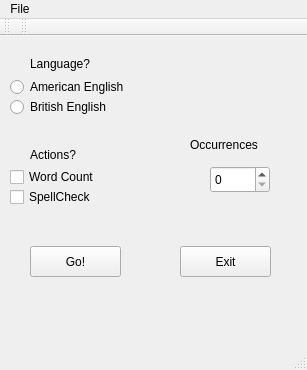
<?xml version="1.0" encoding="UTF-8"?>
<ui version="4.0">
 <class>MainWindow</class>
 <widget class="QMainWindow" name="MainWindow">
  <property name="geometry">
   <rect>
    <x>0</x>
    <y>0</y>
    <width>307</width>
    <height>370</height>
   </rect>
  </property>
  <property name="windowTitle">
   <string>MainWindow</string>
  </property>
  <widget class="QWidget" name="centralWidget">
   <widget class="QPushButton" name="pushButton">
    <property name="geometry">
     <rect>
      <x>30</x>
      <y>210</y>
      <width>91</width>
      <height>31</height>
     </rect>
    </property>
    <property name="text">
     <string>Go!</string>
    </property>
   </widget>
   <widget class="QPushButton" name="pushButton_2">
    <property name="geometry">
     <rect>
      <x>180</x>
      <y>210</y>
      <width>91</width>
      <height>31</height>
     </rect>
    </property>
    <property name="text">
     <string>Exit</string>
    </property>
   </widget>
   <widget class="QCheckBox" name="checkBox">
    <property name="geometry">
     <rect>
      <x>10</x>
      <y>150</y>
      <width>111</width>
      <height>22</height>
     </rect>
    </property>
    <property name="text">
     <string>SpellCheck</string>
    </property>
   </widget>
   <widget class="QCheckBox" name="checkBox_2">
    <property name="geometry">
     <rect>
      <x>10</x>
      <y>130</y>
      <width>111</width>
      <height>22</height>
     </rect>
    </property>
    <property name="toolTip">
     <string>&lt;html&gt;&lt;head/&gt;&lt;body&gt;&lt;p&gt;SpellCheck must be run for wordcount to run&lt;/p&gt;&lt;/body&gt;&lt;/html&gt;</string>
    </property>
    <property name="text">
     <string>Word Count</string>
    </property>
   </widget>
   <widget class="QRadioButton" name="radioButton">
    <property name="geometry">
     <rect>
      <x>10</x>
      <y>40</y>
      <width>151</width>
      <height>22</height>
     </rect>
    </property>
    <property name="text">
     <string>American English</string>
    </property>
   </widget>
   <widget class="QRadioButton" name="radioButton_2">
    <property name="geometry">
     <rect>
      <x>10</x>
      <y>60</y>
      <width>141</width>
      <height>22</height>
     </rect>
    </property>
    <property name="text">
     <string>British English</string>
    </property>
   </widget>
   <widget class="QSpinBox" name="spinBox">
    <property name="geometry">
     <rect>
      <x>210</x>
      <y>130</y>
      <width>60</width>
      <height>27</height>
     </rect>
    </property>
    <property name="toolTip">
     <string>&lt;html&gt;&lt;head/&gt;&lt;body&gt;&lt;p&gt;Top Occurrences&lt;/p&gt;&lt;/body&gt;&lt;/html&gt;</string>
    </property>
    <property name="whatsThis">
     <string>&lt;html&gt;&lt;head/&gt;&lt;body&gt;&lt;p&gt;&lt;br/&gt;&lt;/p&gt;&lt;/body&gt;&lt;/html&gt;</string>
    </property>
   </widget>
   <widget class="QLabel" name="label">
    <property name="geometry">
     <rect>
      <x>30</x>
      <y>20</y>
      <width>231</width>
      <height>16</height>
     </rect>
    </property>
    <property name="text">
     <string>Language?</string>
    </property>
   </widget>
   <widget class="QLabel" name="label_2">
    <property name="geometry">
     <rect>
      <x>30</x>
      <y>110</y>
      <width>66</width>
      <height>17</height>
     </rect>
    </property>
    <property name="text">
     <string>Actions?</string>
    </property>
   </widget>
   <widget class="QLabel" name="label_3">
    <property name="geometry">
     <rect>
      <x>190</x>
      <y>100</y>
      <width>101</width>
      <height>17</height>
     </rect>
    </property>
    <property name="text">
     <string>Occurrences</string>
    </property>
   </widget>
  </widget>
  <widget class="QMenuBar" name="menuBar">
   <property name="geometry">
    <rect>
     <x>0</x>
     <y>0</y>
     <width>307</width>
     <height>25</height>
    </rect>
   </property>
   <widget class="QMenu" name="menuFile">
    <property name="title">
     <string>File</string>
    </property>
    <addaction name="actionImport_File"/>
    <addaction name="actionExit"/>
   </widget>
   <addaction name="menuFile"/>
  </widget>
  <widget class="QToolBar" name="mainToolBar">
   <attribute name="toolBarArea">
    <enum>TopToolBarArea</enum>
   </attribute>
   <attribute name="toolBarBreak">
    <bool>false</bool>
   </attribute>
  </widget>
  <widget class="QStatusBar" name="statusBar"/>
  <widget class="QToolBar" name="toolBar">
   <property name="windowTitle">
    <string>toolBar</string>
   </property>
   <attribute name="toolBarArea">
    <enum>TopToolBarArea</enum>
   </attribute>
   <attribute name="toolBarBreak">
    <bool>false</bool>
   </attribute>
  </widget>
  <action name="actionExit">
   <property name="text">
    <string>Exit</string>
   </property>
  </action>
  <action name="actionImport_File">
   <property name="text">
    <string>Import File</string>
   </property>
  </action>
 </widget>
 <layoutdefault spacing="6" margin="11"/>
 <resources/>
 <connections>
  <connection>
   <sender>actionExit</sender>
   <signal>activated()</signal>
   <receiver>MainWindow</receiver>
   <slot>close()</slot>
   <hints>
    <hint type="sourcelabel">
     <x>-1</x>
     <y>-1</y>
    </hint>
    <hint type="destinationlabel">
     <x>118</x>
     <y>172</y>
    </hint>
   </hints>
  </connection>
  <connection>
   <sender>pushButton_2</sender>
   <signal>clicked()</signal>
   <receiver>MainWindow</receiver>
   <slot>close()</slot>
   <hints>
    <hint type="sourcelabel">
     <x>185</x>
     <y>263</y>
    </hint>
    <hint type="destinationlabel">
     <x>122</x>
     <y>154</y>
    </hint>
   </hints>
  </connection>
 </connections>
</ui>
